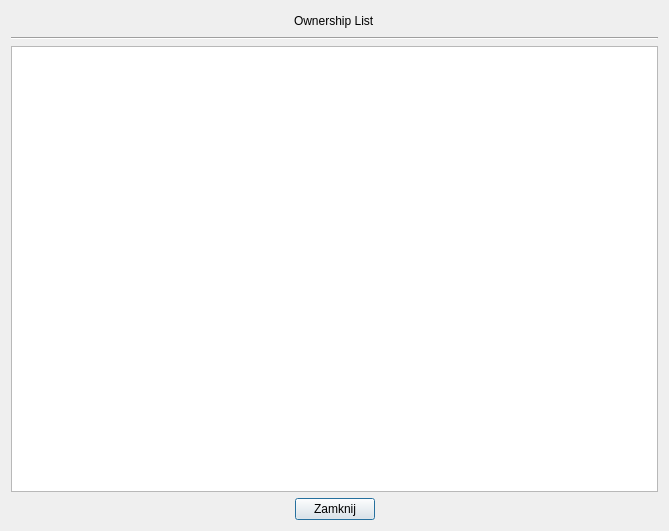
<?xml version="1.0" encoding="UTF-8"?>
<ui version="4.0">
 <class>YachtOwnershipWindow</class>
 <widget class="QDialog" name="YachtOwnershipWindow">
  <property name="geometry">
   <rect>
    <x>0</x>
    <y>0</y>
    <width>669</width>
    <height>531</height>
   </rect>
  </property>
  <property name="windowTitle">
   <string>Dialog</string>
  </property>
  <layout class="QGridLayout" name="gridLayout">
   <item row="0" column="0">
    <layout class="QVBoxLayout" name="verticalLayout">
     <item>
      <layout class="QHBoxLayout" name="horizontalLayout">
       <item>
        <spacer name="horizontalSpacer">
         <property name="orientation">
          <enum>Qt::Orientation::Horizontal</enum>
         </property>
         <property name="sizeHint" stdset="0">
          <size>
           <width>40</width>
           <height>20</height>
          </size>
         </property>
        </spacer>
       </item>
       <item>
        <widget class="QLabel" name="label">
         <property name="text">
          <string>Ownership List</string>
         </property>
        </widget>
       </item>
       <item>
        <spacer name="horizontalSpacer_2">
         <property name="orientation">
          <enum>Qt::Orientation::Horizontal</enum>
         </property>
         <property name="sizeHint" stdset="0">
          <size>
           <width>40</width>
           <height>20</height>
          </size>
         </property>
        </spacer>
       </item>
      </layout>
     </item>
     <item>
      <widget class="Line" name="line">
       <property name="orientation">
        <enum>Qt::Orientation::Horizontal</enum>
       </property>
      </widget>
     </item>
    </layout>
   </item>
   <item row="1" column="0">
    <widget class="QTableView" name="tableView"/>
   </item>
   <item row="2" column="0">
    <layout class="QHBoxLayout" name="horizontalLayout_2">
     <item>
      <spacer name="horizontalSpacer_3">
       <property name="orientation">
        <enum>Qt::Orientation::Horizontal</enum>
       </property>
       <property name="sizeHint" stdset="0">
        <size>
         <width>40</width>
         <height>20</height>
        </size>
       </property>
      </spacer>
     </item>
     <item>
      <widget class="QPushButton" name="pushButton">
       <property name="text">
        <string>Zamknij</string>
       </property>
      </widget>
     </item>
     <item>
      <spacer name="horizontalSpacer_4">
       <property name="orientation">
        <enum>Qt::Orientation::Horizontal</enum>
       </property>
       <property name="sizeHint" stdset="0">
        <size>
         <width>40</width>
         <height>20</height>
        </size>
       </property>
      </spacer>
     </item>
    </layout>
   </item>
  </layout>
 </widget>
 <resources/>
 <connections/>
</ui>
